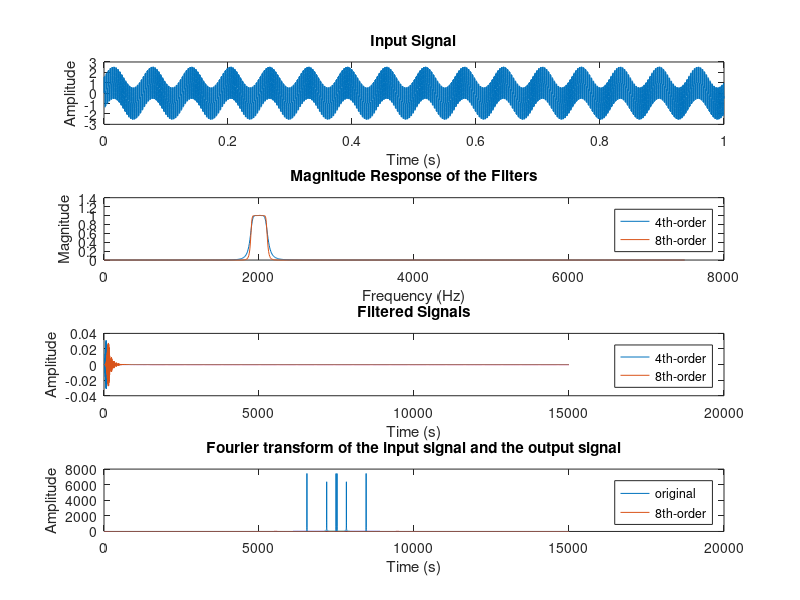

MATLAB code to generate this figure:
clc,clear,close all;
% Parameters
fs = 15000; % Sampling frequency
t = 0:1/fs:1-1/fs; % Time vector

% Input signal
x_t = sin(100*t) + sin(2000*t) + sin(6000*t);

% Frequency specifications
f_pass1 = 1900; 
f_pass2 = 2100; 
f_stop1 = 100;
f_stop2 = 6000; 

% Normalized frequencies
Wn_pass = [f_pass1 f_pass2]/(fs/2); % Normalized pass frequencies
Wn_stop1 = f_stop1/(fs/2); % Normalized lower stop frequency
Wn_stop2 = f_stop2/(fs/2); % Normalized upper stop frequency

% Design 4th-order Butterworth filter
[n1, Wn1] = buttord(Wn_pass, [Wn_stop1 Wn_stop2], 3, 40);
[b1, a1] = butter(4, Wn1, 'bandpass');

% Design 8th-order Butterworth filter
[n2, Wn2] = buttord(Wn_pass, [Wn_stop1 Wn_stop2], 3, 40);
[b2, a2] = butter(8, Wn2, 'bandpass');

% Filter the signal
y1 = filter(b1, a1, x_t);
y2 = filter(b2, a2, x_t);

% Magnitude response
[H1, f1] = freqz(b1, a1, 1024, fs);
[H2, f2] = freqz(b2, a2, 1024, fs);

y1_fft = abs(fftshift(fft(x_t(1:fs))));
y2_fft = abs(fftshift(fft(y2(1:fs))));

% Plotting
figure;
subplot(4,1,1);
plot(t, x_t(1:fs));
title('Input Signal');
xlabel('Time (s)');
ylabel('Amplitude');

subplot(4,1,2);
plot(f1, abs(H1));
hold on;
plot(f2, abs(H2));
title('Magnitude Response of the Filters');
xlabel('Frequency (Hz)');
ylabel('Magnitude');
legend('4th-order', '8th-order');

subplot(4,1,3);
plot(y1);
hold on;
plot(y2);
title('Filtered Signals');
xlabel('Time (s)');
ylabel('Amplitude');
legend('4th-order', '8th-order');

subplot(4,1,4);
plot(y1_fft);
hold on;
plot(y2_fft);
title('Fourier transform of the input signal and the output signal');
xlabel('Time (s)');
ylabel('Amplitude');
legend('original','8th-order');
